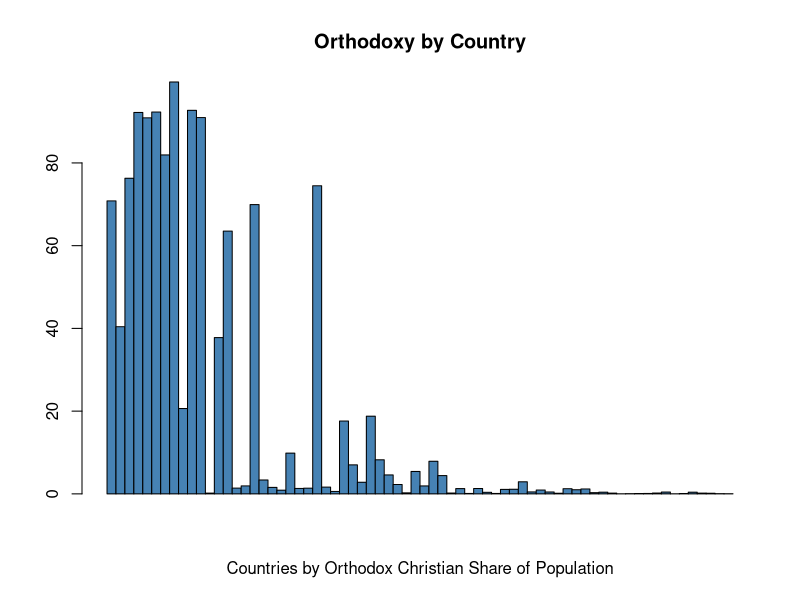
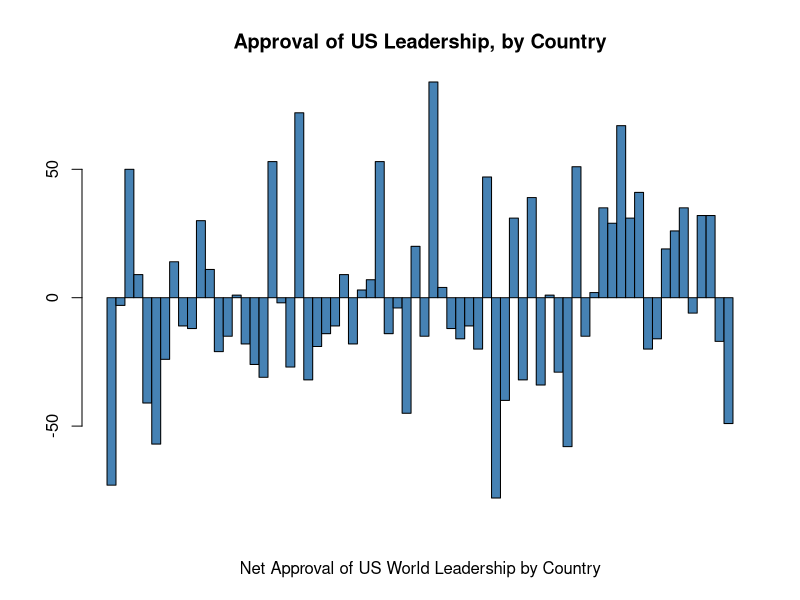
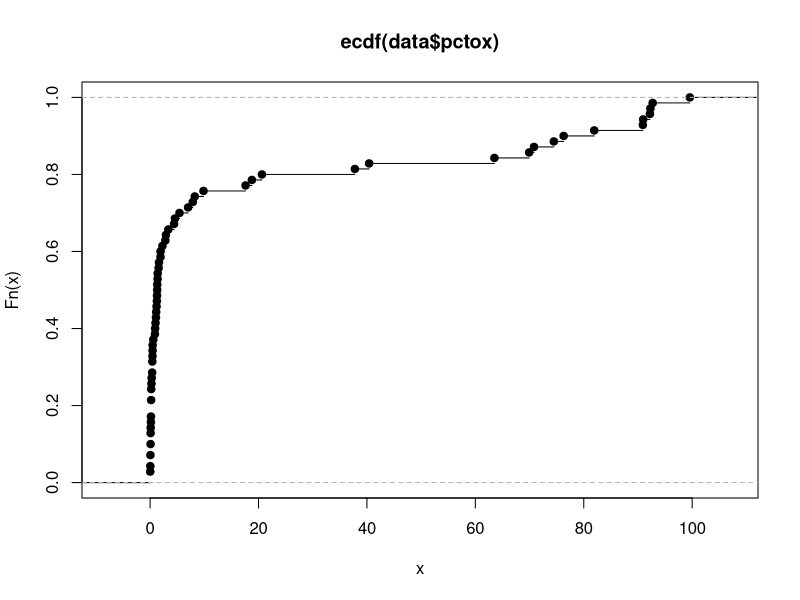
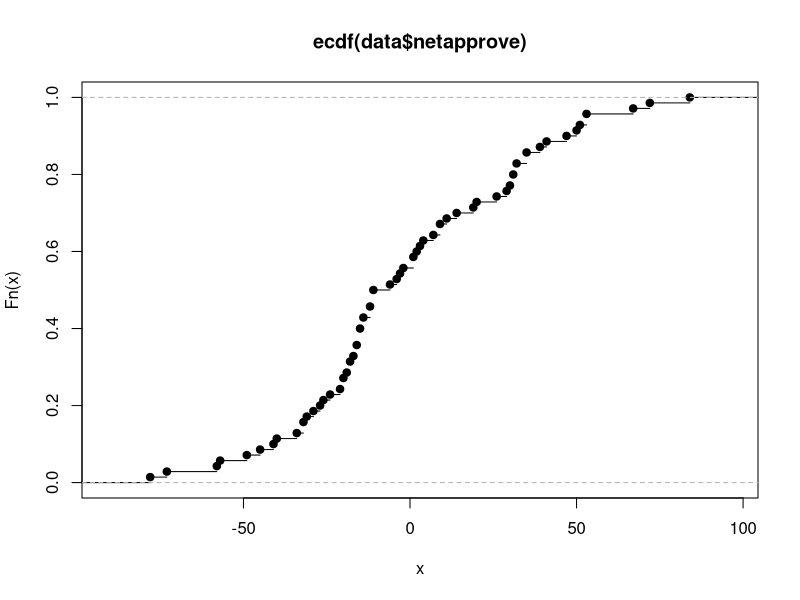
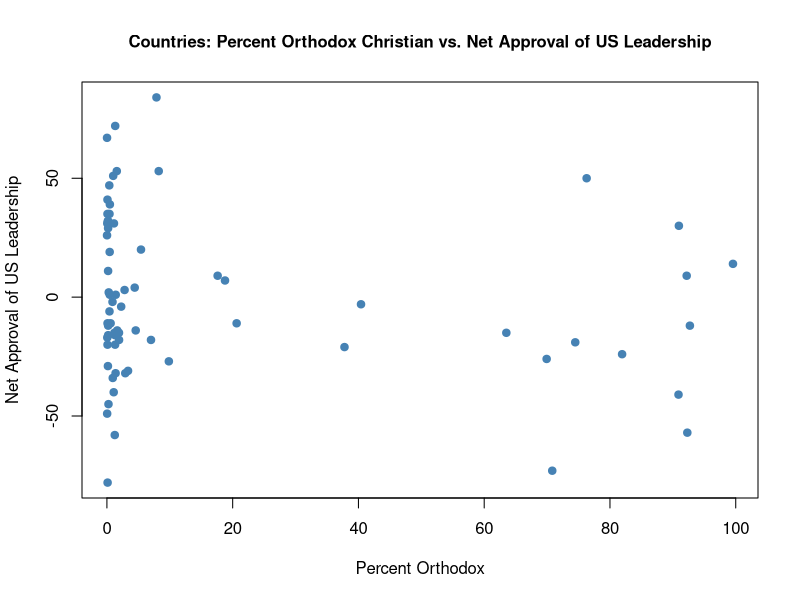
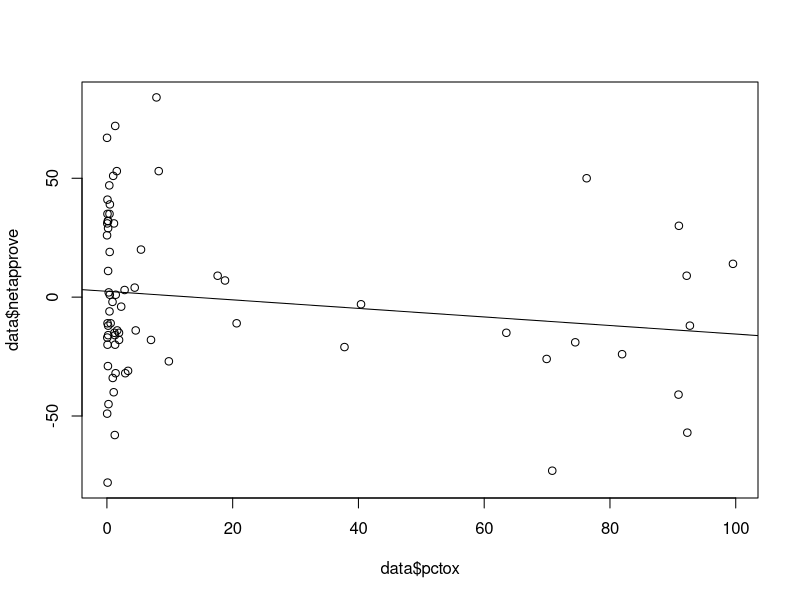

Write the R code that produced these figures, in order.
## ---- chunk 1
#| label: setup
#| warning: false

library(tidyverse)

knitr::opts_chunk$set(echo = TRUE)
## ---- chunk 2
library(dplyr)
library(readxl)

data <- read_csv("Eckstein_data/Orthodoxy_and_US_leadership_cleaned.csv")
data$pctox <- data$pctox * 100

## ---- chunk 3

#Probability distribution of percent Orthodox by country

probability <- data$pctox

barplot(probability, 
        xlab = "Countries by Orthodox Christian Share of Population", 
        col = "steelblue", 
        space = 0, 
        main = "Orthodoxy by Country")

#Probability distribution of net approval by country

probability2 <- data$netapprove

barplot(probability2, 
        xlab = "Net Approval of US World Leadership by Country", 
        col = "steelblue", 
        space = 0, 
        main = "Approval of US Leadership, by Country")



#Cumulative distribution of the percentage of Orthodox Christians by country

plot(ecdf(data$pctox))

#Cumulative distribution of the net approval rating by country of US leadership in the world
plot(ecdf(data$netapprove))



## ---- chunk 4

# Create a vector to store the oxbucket values
oxbucket <- character(length(data$pctox))

# Assign values to oxbucket based on pctox
oxbucket[data$pctox < 2] <- "<2%"
oxbucket[data$pctox >= 2 & data$pctox < 5] <- "2-5%"
oxbucket[data$pctox >= 5 & data$pctox < 10] <- "5-10%"
oxbucket[data$pctox >= 10 & data$pctox < 25] <- "10-25%"
oxbucket[data$pctox >= 25 & data$pctox < 50] <- "25-50%"
oxbucket[data$pctox >= 50 & data$pctox < 75] <- "50-75%"
oxbucket[data$pctox >= 75 & data$pctox < 100] <- "75-100%"

# Add the oxbucket variable to the data frame
data$oxbucket <- oxbucket

## ---- chunk 5
avgs <- data %>%
  group_by(bordruua, oxbucket) %>%
  summarize(mean(netapprove),
  sd(netapprove),
  n())
  
## ---- chunk 6
border <- avgs %>% dplyr::filter(bordruua == 1)
noborder <- avgs %>% dplyr::filter(bordruua == 0)


## ---- chunk 7

colnames(border) <- c("Border_war", "Percent_orthodox", "mean_net_approval", "SD_net_approval", "number")
colnames(noborder) <- c("Border_war", "Percent_orthodox", "mean_net_approval", "SD_net_approval", "number")
  
## ---- chunk 8
gap <- border$mean_net_approval - noborder$mean_net_approval

gap_se <- sqrt(border$SD_net_approval^2 / border$number + noborder$SD_net_approval^2 / noborder$number)

gap_ci_l <- gap - 1.96 * gap_se

gap_ci_u <- gap + 1.96 * gap_se

result <- cbind(border[,-1], noborder[-(1:2)], gap, gap_se, gap_ci_l, gap_ci_u)


print(result, digits = 3)
## ---- chunk 9
plot(data$pctox,
     data$netapprove,
     type = "p",
     main = "Countries: Percent Orthodox Christian vs. Net Approval of US Leadership",
     cex.main = 1,
     xlab = "Percent Orthodox",
     ylab = "Net Approval of US Leadership",
     col = "steelblue",
     pch = 19)

## ---- chunk 10

model <- lm(data$netapprove ~ data$pctox)
plot2 <- plot(data$netapprove ~ data$pctox)

abline(a = 2.438959, b = -0.1798092)

